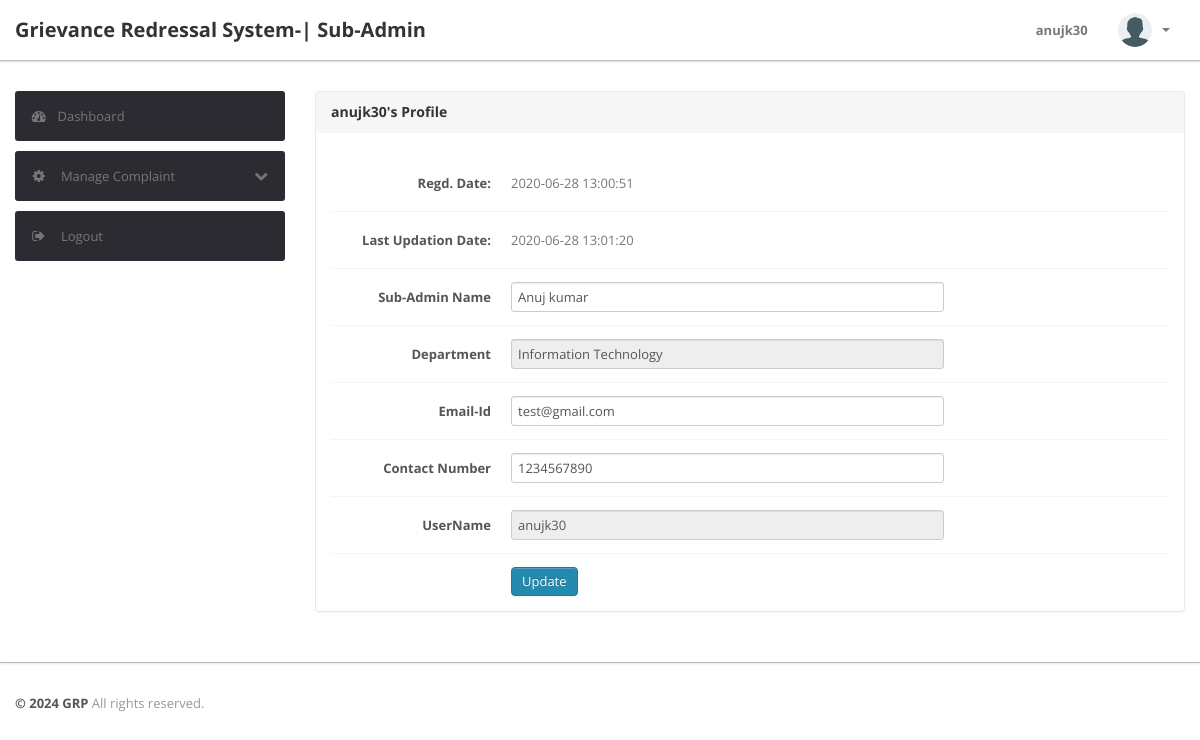
/admin/sub/profile.php (signed in), run on the app's committed database.
### tables this page shows
CREATE TABLE `tblsubadmin` (
  `id` int(11) NOT NULL,
  `SubAdminName` varchar(150) DEFAULT NULL,
  `Department` varchar(150) DEFAULT NULL,
  `EmailId` varchar(150) DEFAULT NULL,
  `ContactNumber` bigint(12) DEFAULT NULL,
  `UserName` varchar(12) DEFAULT NULL,
  `Password` varchar(150) DEFAULT NULL,
  `RegDate` timestamp NULL DEFAULT current_timestamp(),
  `LastUpdationDate` timestamp NULL DEFAULT NULL ON UPDATE current_timestamp(),
  `IsActive` int(1) DEFAULT NULL
);

### admin/sub/profile.php (the view, shortened to what this page needs)
<?php
include('../include/config.php');
if(strlen($_SESSION['subalogin'])==0)
	{
header('location:../index.php');
}
else{
?>
<!DOCTYPE html>
<html lang="en">
<head>
	<link type="text/css" href="../bootstrap/css/bootstrap.min.css" rel="stylesheet">
	<link type="text/css" href="../bootstrap/css/bootstrap-responsive.min.css" rel="stylesheet">
	<link type="text/css" href="../css/theme.css" rel="stylesheet">
	<link type="text/css" href="../images/icons/css/font-awesome.css" rel="stylesheet">
</head>
<body>
<?php include('include/header.php');?>
	<div class="wrapper">
		<div class="container">
			<div class="row">
<?php include('include/sidebar.php');?>
			<div class="span9">
					<div class="content">
						<div class="module">
							<div class="module-head">
								<h3><?php echo $_SESSION['subalogin']?>'s Profile</h3>
							</div>
							<div class="module-body">
									<br />
<form class="form-horizontal row-fluid" name="subadminprofile" method="post">
<?php
$subid=$_SESSION['suid'];
$query=mysqli_query($con,"select * from tblsubadmin where id='$subid'");
while($row=mysqli_fetch_array($query))
{
?>
<div class="control-group">
<label class="control-label" for="basicinput"><strong>Regd. Date:</strong></label>
<div class="controls" style="padding-top:0.6%">
<?php echo $row['RegDate'];?>
</div>
</div>
<?php if($row['LastUpdationDate']){?>
<div class="control-group">
<label class="control-label" for="basicinput"><strong>Last Updation Date:</strong></label>
<div class="controls" style="padding-top:0.6%">
<?php echo $row['LastUpdationDate'];?>
</div>
</div>
<?php } ?>
<div class="control-group">
<label class="control-label" for="basicinput"><strong>Sub-Admin Name</strong></label>
<div class="controls">
<input type="text"   name="fname" value="<?php echo $row['SubAdminName'];?>" class="span8 tip" required>
</div>
</div>
<div class="control-group">
<label class="control-label" for="basicinput"><strong>Department</strong></label>
<div class="controls">
<input type="text"   name="dept" value="<?php echo $row['Department'];?>" class="span8 tip" readonly title="Deparment can be change by admin only">
</div>
</div>
<div class="control-group">
<label class="control-label" for="basicinput"><strong>Email-Id</strong></label>
<div class="controls">
<input type="text"   name="emailid" value="<?php echo $row['EmailId'];?>" class="span8 tip" required>
</div>
</div>
<div class="control-group">
<label class="control-label" for="basicinput"><strong>Contact Number</strong></label>
<div class="controls">
<input type="text"   name="contactno" value="<?php echo $row['ContactNumber'];?>" class="span8 tip" required>
</div>
</div>
<div class="control-group">
<label class="control-label" for="basicinput"><strong>UserName</strong></label>
<div class="controls">
<input type="text"   name="username" value="<?php echo $row['UserName'];?>" class="span8 tip" title="Username can't be change" readonly>
</div>
</div>
<?php } ?>
										<div class="control-group">
											<div class="controls">
												<button type="submit" name="update" class="btn btn-primary">Update</button>
											</div>
										</div>
									</form>
							</div>
						</div>
					</div>
				</div>
			</div>
		</div>
	</div>
<?php include('include/footer.php');?>
</body>
<?php } ?>

### admin/css/theme.css (style rules this page uses)
body { font-size: 13px; font-family: 'Open Sans', Arial, sans-serif; background: #fff; color: #777 }
h1, h2, h3, h4, h5, h6 { color: #333; margin-top: 0 }
h3 { font-size: 20px }
strong, b { color: #555 }
.wrapper { border-bottom: 1px solid #bbb; -webkit-box-shadow: 0 1px 2px rgba(0,0,0,0.1); -moz-box-shadow: 0 1px 2px rgba(0,0,0,0.1); box-shadow: 0 1px 2px rgba(0,0,0,0.1); padding: 30px 0 }
form { margin: 0 }
select, textarea, input[type="text"], input[type="password"], input[type="datetime"], input[type="datetime-local"], input[type="date"], input[type="month"], input[type="time"], input[type="week"], input[type="number"], input[type="email"], input[type="url"], input[type="search"], input[type="tel"], input[type="color"], .uneditable-input, label, input, button, select, textarea { -webkit-border-radius: 3px; -moz-border-radius: 3px; border-radius: 3px; font-size: 13px; font-family: 'Open Sans', Tahoma, Arial, sans-serif }
.module { background: #fff; -webkit-border-radius: 3px; -moz-border-radius: 3px; border-radius: 3px; border: 1px solid #ccc; border-bottom-color: #bbb; -webkit-box-shadow: 0 0 1px rgba(0,0,0,0.2); -moz-box-shadow: 0 0 1px rgba(0,0,0,0.2); box-shadow: 0 0 1px rgba(0,0,0,0.2); margin-bottom: 30px }
.form-horizontal .control-group, .form-vertical .control-group { margin-bottom: 0 }
.form-horizontal .control-group+.control-group, .form-vertical .control-group+.control-group { margin-top: 13px; padding-top: 13px; border-top: 1px solid #f5f5f5 }
.btn, .btn-box { -webkit-border-radius: 3px; -moz-border-radius: 3px; border-radius: 3px }
.btn { font-size: 13px; font-weight: 600 }
.btn { display: inline-block; margin-bottom: 0; font-weight: 400; text-align: center; vertical-align: middle; cursor: pointer; background-image: none; border: 1px solid transparent; white-space: nowrap; padding: 4px 10px; font-size: 13px; line-height: 1.42857; border-radius: 4px; -webkit-user-select: none; -moz-user-select: none; -ms-user-select: none; user-select: none }
.btn-primary { color: #fff; background-color: #248aaf; border-color: #20799a }
.module { box-shadow: 0 0 3px rgba(0,0,0,.1); border-color: #e9e9e9; margin-bottom: 20px; background-color: #fff; border-radius: 4px; -webkit-box-shadow: 0 1px 1px rgba(0,0,0,.05); box-shadow: 0 1px 1px rgba(0,0,0,.05); }
.module-head { color: #767676; background-color: #f6f6f6; border-color: #e9e9e9; padding: 10px 15px; border-bottom: 1px solid transparent; border-top-right-radius: 3px; border-top-left-radius: 3px; }
.module-head h3 { font-size: 14px; line-height: 20px; height: 20px; margin: 0 }
.module-body { padding: 15px }

### data on the page
tblsubadmin: RegDate "2020-06-28 13:00:51", LastUpdationDate "2020-06-28 13:01:20", fname "Anuj kumar", dept "Information Technology", emailid "test@gmail.com", contactno "1234567890", username "anujk30"

### other printed values
$_SESSION['subalogin'] "anujk30"
